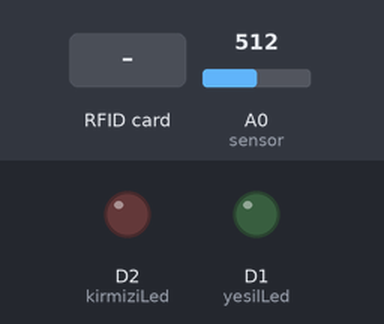
A sketch run on a simulated ESP8266 (NodeMCU). Shown: output pins drawn as LEDs (lit = HIGH). Inputs (shaded band) come from the test bench; at power-on: A0 (sensor) = 512. WiFi joins after 1.5 s; servers stay silent unless stated.

Above: at 3.0 s.
3.1 s: RFID card 73 CC 95 11 held to the reader
At 3.5 s:
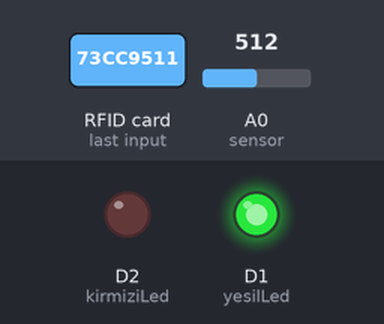
5.1 s: RFID card 5E 7A 19 C4 held to the reader
At 5.5 s:
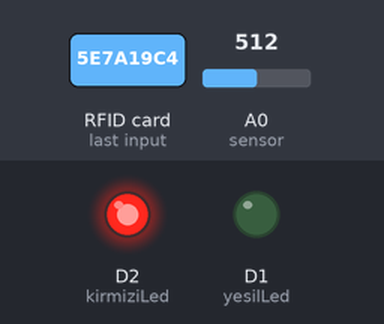
Timing chart, 0 to 8.1 s (numbered marks = the images above; inputs shaded):
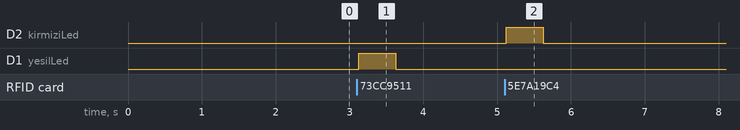

The sketch:

sketch_mar01a.ino
```cpp
#define BLYNK_TEMPLATE_ID "TMPL6u6PfHHKS"
#define BLYNK_DEVICE_NAME "ESP8266-1"
#define BLYNK_AUTH_TOKEN "DljEdGkrAWdGFpg-kuMH5sMSrb3Zhk1U"
#define BLYNK_TEMPLATE_NAME "1ESP8266"

#include <BlynkSimpleEsp8266.h>
#include <ESP8266WiFi.h>


// Wi-Fi Bilgileri
char ssid[] = "x";
char pass[] = "x";

// Pin Tanımları
int sensor = A0;
#define SS_PIN D4
#define RST_PIN D3
#include <SPI.h>
#include <MFRC522.h>
MFRC522 mfrc522(SS_PIN, RST_PIN);

// RFID LED'ler
int yesilLed = D1;
int kirmiziLed = D2;

#define R1 10000.0 // Referans direnç
#define c1 1.009249522e-03
#define c2 2.378405444e-04
#define c3 2.019202697e-07

float readTemperature(int Vo) {
  float R2, logR2, T;

  R2 = R1 * (1023.0 / (float)Vo - 1.0);
  logR2 = log(R2);
  T = (1.0 / (c1 + c2 * logR2 + c3 * logR2 * logR2 * logR2)); // Kelvin sıcaklık
  T = T - 184.15;
  return T;
}

BlynkTimer timer;

void sendTemperature() {

   int sensorValue = analogRead(sensor);        // Analog sıcaklık verisini oku
  float temperature = readTemperature(sensorValue); // Sıcaklık hesapla
  Blynk.virtualWrite(V0, temperature);
}

void setup() {
  Serial.begin(9600);
  Blynk.begin(BLYNK_AUTH_TOKEN, ssid, pass);

  pinMode(yesilLed, OUTPUT);
  pinMode(kirmiziLed, OUTPUT);
  SPI.begin();
  mfrc522.PCD_Init();

  timer.setInterval(5000L, sendTemperature); // Sıcaklık verisini her 5 saniyede
}

void loop() {
  Blynk.run();
  timer.run();

  if (mfrc522.PICC_IsNewCardPresent() && mfrc522.PICC_ReadCardSerial()) {
    String content = "";
    for (byte i = 0; i < mfrc522.uid.size; i++) {
      content.concat(String(mfrc522.uid.uidByte[i], HEX));
    }
    content.toUpperCase();

    // RFID kartı kontrol et
    if (content == "73CC9511") {
      Blynk.virtualWrite(V1, "Giriş Başarılı!");
      digitalWrite(yesilLed, HIGH);
      delay(500);
      digitalWrite(yesilLed, LOW);
    } else {
      Blynk.virtualWrite(V1, "Kart Tanımlanmadı!");
      digitalWrite(kirmiziLed, HIGH);
      delay(500);
      digitalWrite(kirmiziLed, LOW);
    }
  }
}
```

Measured:
- after the input at 3.1 s, D1 (yesilLed): LOW → HIGH at once, → LOW 0.50 s later
- after the input at 5.1 s, D2 (kirmiziLed): LOW → HIGH at once, → LOW 0.50 s later
